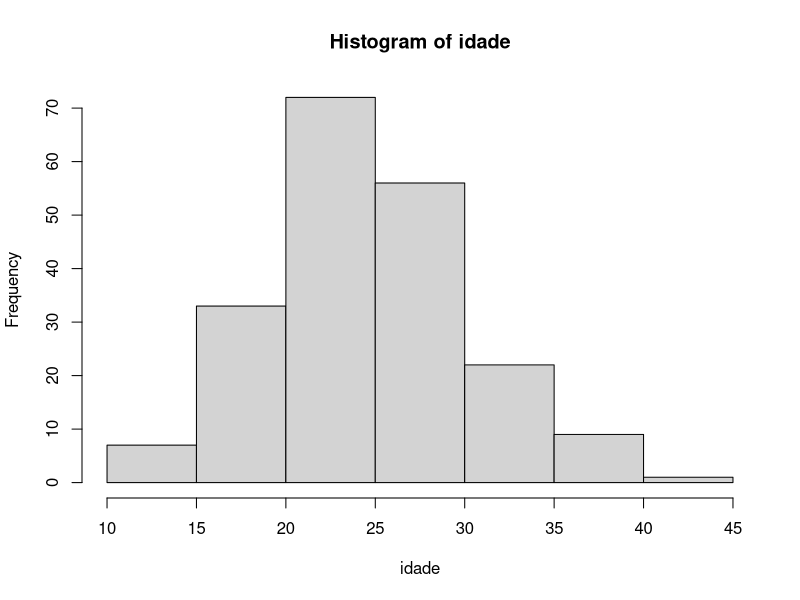
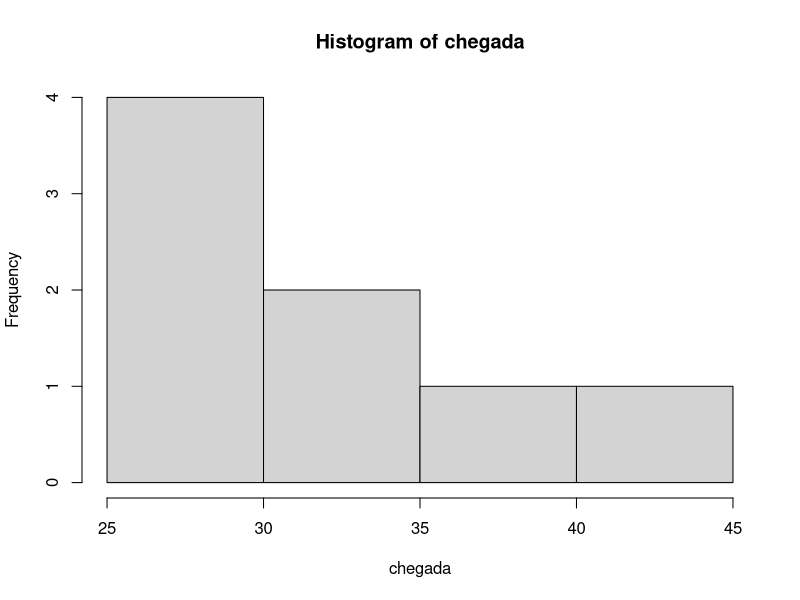

Write the R code that produced these figures, in order.
set.seed(123)
# 1- Simulação da Idade dos Jogadores (rnorm())
idade <- abs(round(rnorm(200, 25, 6)))
hist(idade)

# 2- Simulação de Jogadores Visitando a Loja por Hora (rpois())
chegada <- rpois(8, 30)
hist(chegada)

# 3- Simulação de Uso de Cupons Virtuais (rbinom())
cupons <- rbinom(1, 500, 0.45)
cupons

# 4- Além de amostras, probabilidades com Distribuições (pnorm, pbinom, ppois)

# 4.1- Idade dos jogadores: Qual a probabilidade de um 
# jogador ter menos de 20 anos?
idade_menor <-pnorm(20, mean = 25, sd = 6)
idade_menor

# 4.2- Cupons utilizados: Qual a probabilidade de até 200 
# cupons serem usados entre os 500 distribuídos?
cupons_usado <- pbinom(200, 500, 0.45)
cupons_usado

# 4.3- Jogadores por hora: Qual a probabilidade de menos de 25 
# jogadores visitarem a loja em uma hora de pico?
jog_hora <- ppois(24, 30)
jog_hora
